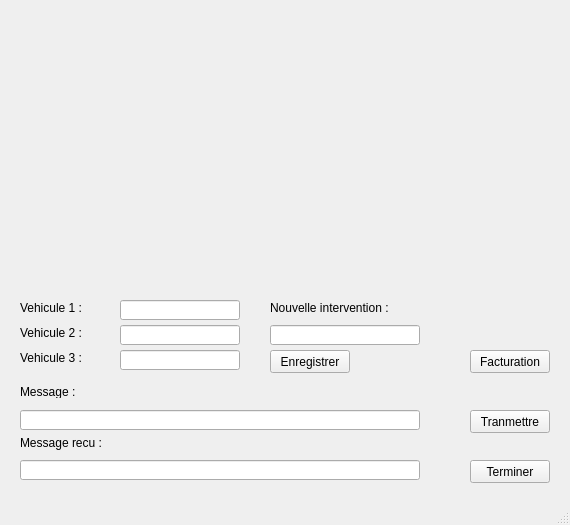
<?xml version="1.0" encoding="UTF-8"?>
<ui version="4.0">
 <class>Controle</class>
 <widget class="QMainWindow" name="Controle">
  <property name="geometry">
   <rect>
    <x>0</x>
    <y>0</y>
    <width>570</width>
    <height>525</height>
   </rect>
  </property>
  <property name="windowTitle">
   <string>Controle</string>
  </property>
  <widget class="QWidget" name="centralWidget">
   <widget class="QLabel" name="labelV1">
    <property name="geometry">
     <rect>
      <x>20</x>
      <y>300</y>
      <width>100</width>
      <height>15</height>
     </rect>
    </property>
    <property name="text">
     <string>Vehicule 1 :</string>
    </property>
   </widget>
   <widget class="QLabel" name="labelV2">
    <property name="geometry">
     <rect>
      <x>20</x>
      <y>325</y>
      <width>100</width>
      <height>15</height>
     </rect>
    </property>
    <property name="text">
     <string>Vehicule 2 :</string>
    </property>
   </widget>
   <widget class="QLabel" name="labelV3">
    <property name="geometry">
     <rect>
      <x>20</x>
      <y>350</y>
      <width>100</width>
      <height>15</height>
     </rect>
    </property>
    <property name="text">
     <string>Vehicule 3 :</string>
    </property>
   </widget>
   <widget class="QLineEdit" name="lineV1">
    <property name="geometry">
     <rect>
      <x>120</x>
      <y>300</y>
      <width>120</width>
      <height>20</height>
     </rect>
    </property>
    <property name="readOnly">
     <bool>true</bool>
    </property>
   </widget>
   <widget class="QLineEdit" name="lineV2">
    <property name="geometry">
     <rect>
      <x>120</x>
      <y>325</y>
      <width>120</width>
      <height>20</height>
     </rect>
    </property>
    <property name="readOnly">
     <bool>true</bool>
    </property>
   </widget>
   <widget class="QLineEdit" name="lineV3">
    <property name="geometry">
     <rect>
      <x>120</x>
      <y>350</y>
      <width>120</width>
      <height>20</height>
     </rect>
    </property>
    <property name="readOnly">
     <bool>true</bool>
    </property>
   </widget>
   <widget class="QLabel" name="labelMessage">
    <property name="geometry">
     <rect>
      <x>20</x>
      <y>385</y>
      <width>100</width>
      <height>13</height>
     </rect>
    </property>
    <property name="text">
     <string>Message :</string>
    </property>
   </widget>
   <widget class="QLineEdit" name="lineMessage">
    <property name="geometry">
     <rect>
      <x>20</x>
      <y>410</y>
      <width>400</width>
      <height>20</height>
     </rect>
    </property>
   </widget>
   <widget class="QLabel" name="label_5">
    <property name="geometry">
     <rect>
      <x>270</x>
      <y>300</y>
      <width>150</width>
      <height>16</height>
     </rect>
    </property>
    <property name="text">
     <string>Nouvelle intervention :</string>
    </property>
   </widget>
   <widget class="QLineEdit" name="lineIntervention">
    <property name="geometry">
     <rect>
      <x>270</x>
      <y>325</y>
      <width>150</width>
      <height>20</height>
     </rect>
    </property>
   </widget>
   <widget class="QPushButton" name="BouttonEnregistrer">
    <property name="geometry">
     <rect>
      <x>270</x>
      <y>350</y>
      <width>80</width>
      <height>23</height>
     </rect>
    </property>
    <property name="text">
     <string>Enregistrer</string>
    </property>
   </widget>
   <widget class="QPushButton" name="BouttonTransmettre">
    <property name="geometry">
     <rect>
      <x>470</x>
      <y>410</y>
      <width>80</width>
      <height>23</height>
     </rect>
    </property>
    <property name="text">
     <string>Tranmettre</string>
    </property>
   </widget>
   <widget class="QLabel" name="labelMessageRecu">
    <property name="geometry">
     <rect>
      <x>20</x>
      <y>435</y>
      <width>100</width>
      <height>15</height>
     </rect>
    </property>
    <property name="text">
     <string>Message recu :</string>
    </property>
   </widget>
   <widget class="QLineEdit" name="lineMessageRecu">
    <property name="geometry">
     <rect>
      <x>20</x>
      <y>460</y>
      <width>400</width>
      <height>20</height>
     </rect>
    </property>
    <property name="readOnly">
     <bool>true</bool>
    </property>
   </widget>
   <widget class="QPushButton" name="BouttonFacture">
    <property name="geometry">
     <rect>
      <x>470</x>
      <y>350</y>
      <width>80</width>
      <height>23</height>
     </rect>
    </property>
    <property name="text">
     <string>Facturation</string>
    </property>
   </widget>
   <widget class="QPushButton" name="BouttonTerminer">
    <property name="geometry">
     <rect>
      <x>470</x>
      <y>460</y>
      <width>80</width>
      <height>23</height>
     </rect>
    </property>
    <property name="text">
     <string>Terminer</string>
    </property>
   </widget>
  </widget>
  <widget class="QMenuBar" name="menuBar">
   <property name="geometry">
    <rect>
     <x>0</x>
     <y>0</y>
     <width>570</width>
     <height>21</height>
    </rect>
   </property>
  </widget>
  <widget class="QStatusBar" name="statusBar"/>
 </widget>
 <layoutdefault spacing="6" margin="11"/>
 <resources/>
 <connections/>
</ui>
